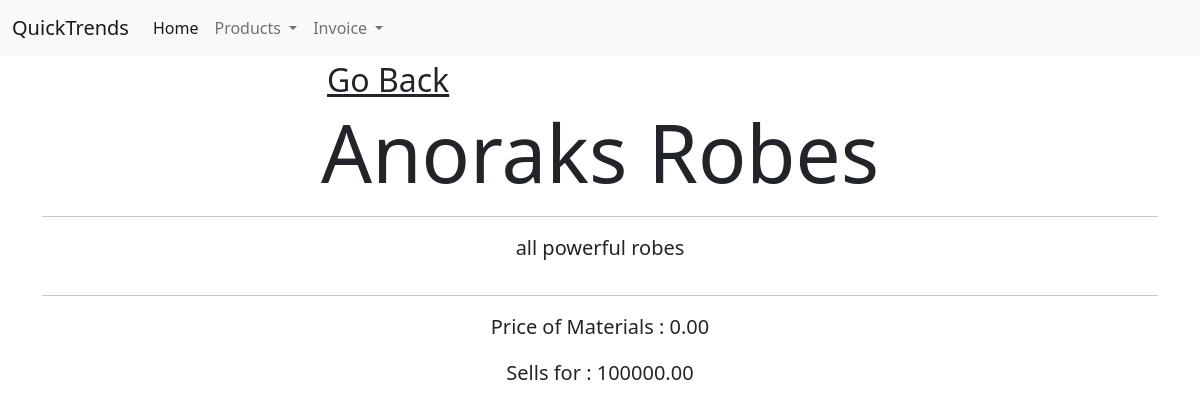
The page /products/1/ on the database its author committed.
### Inventory/models.py (models this page shows, shortened)
class Product(models.Model):
    name = models.CharField(max_length=128)
    description = models.CharField(max_length=200)
    cost = models.DecimalField(decimal_places=2, max_digits=10, default=Decimal(0.00))
    sale_price = models.DecimalField(decimal_places=2, max_digits=10)
    stock = models.PositiveIntegerField(default=0)
    class Meta:
        verbose_name = 'Product'

### Inventory/views.py (the view)
# urls.py: path('<int:pk>/', DetailProduct.as_view(), name='productdetail'),
class DetailProduct(DetailView):
    model = Product
    template_name = 'Inventory/product-detail.html'
    def get(self, request, pk):
        obj = Product.objects.get(id=pk)
        ctx = {'product': obj}
        return render(request, self.template_name, ctx)

### Inventory/templates/Inventory/product-detail.html (shortened to what this page needs)
{% extends "base.html" %}
{% block body %}
    <div class="container">
        <div class="row justify-content-center">
            <div class="col-6">
                <a href="{% url 'inventory:productlist' %}" class="link-dark" style="font-size: 200%">Go Back</a>
            </div>
        </div>
        <div class="row justify-content-md-center text-center">
            <div class="col-md-12 align-items-center">
                <h1 class="display-1 font-weight-bold">{{ product.name }}</h1>
                <hr>
            </div>
        </div>
    <div class="row justify-content-center text-center">
        <div class="col-4">
            <p class="lead">{{ product.description }}</p>
        </div>
    </div>
    <div class="row justify-content-between text-center">
        <div class="col-12">
            <hr>
            <p class="lead font-weight-bold">Price of Materials : {{ product.cost }}</p>
            <p class="lead font-weight-bold">Sells for : {{ product.sale_price }}</p>
        </div>
    </div>
    </div>
{% endblock body %}

### rows shown on the page
Product: name "Anoraks Robes", description "all powerful robes", cost "0.00", sale_price "100000.00"
